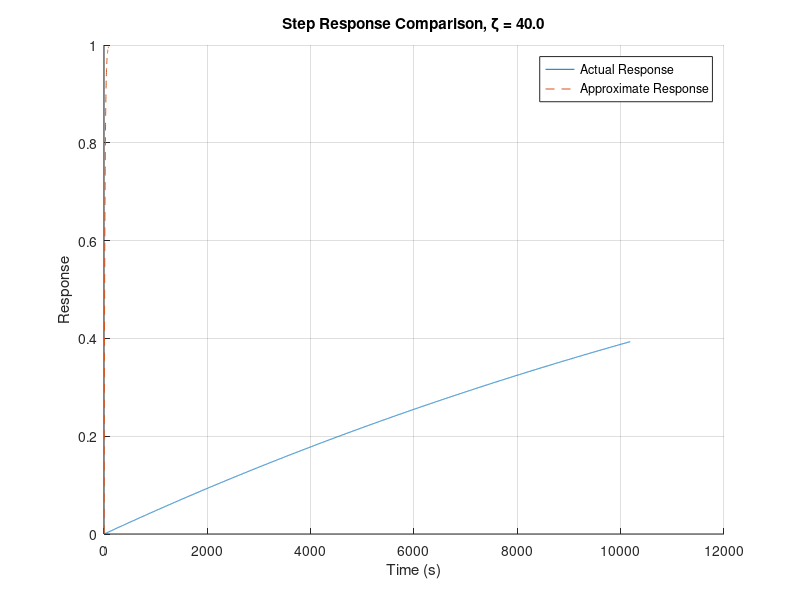

The MATLAB script that drew this image:
zeta = 40;

p1 = zeta + sqrt(zeta^2 - 1);
p2 = zeta - sqrt(zeta^2 - 1);

if abs(p1) < abs(p2)
    pmin = p1;
else
    pmin = p2;
end

actual = tf([p1*p2],[1, p1+p2, p1*p2])
approx = tf([pmin], [1, pmin])

hold on
plot(step(actual))
plot(step(approx),'--')
legend('Actual Response', 'Approximate Response');
title(sprintf('Step Response Comparison, %s = %.1f', '\zeta', zeta));
xlabel('Time (s)');
ylabel('Response');
grid on;
